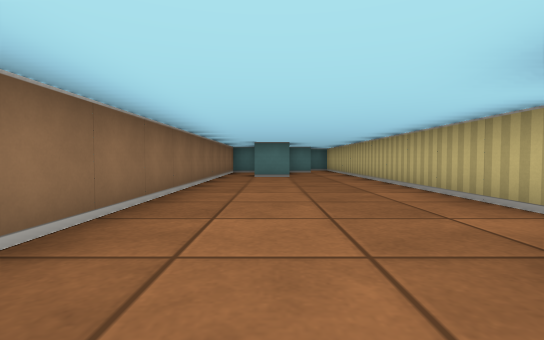
[1] (above)

24 first-person views from a walk through a cub3D ray-caster map. The camera is about half as high as the walls, tilts 2° down and sees 85° across. The floor is counted in squares. Each view is taken from the middle of a square. On the plan, view 1 faces up. The plan holds only what a view shows up to about 9 squares ahead; the rest is blank.

[2]
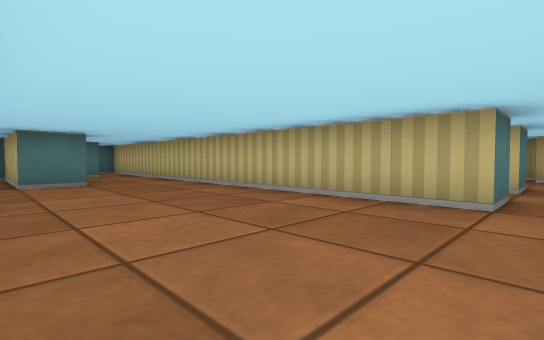

[3]
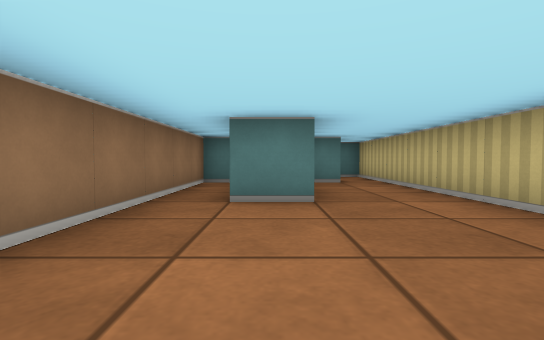

[4]
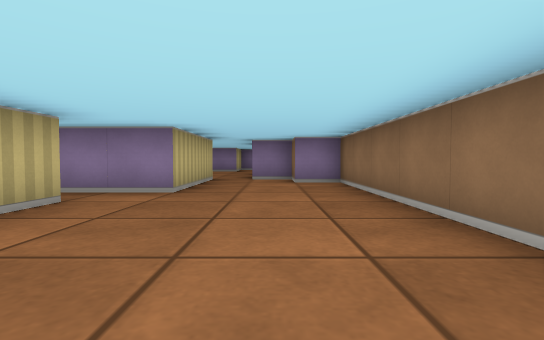

[5]
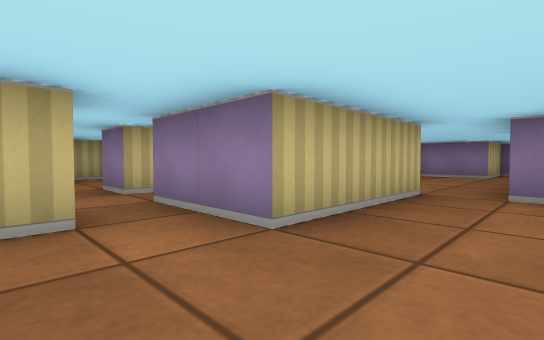

[6]
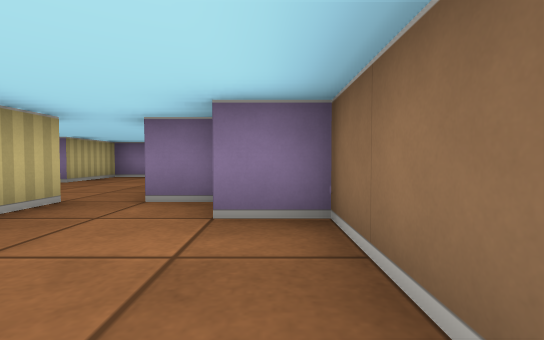

[7]
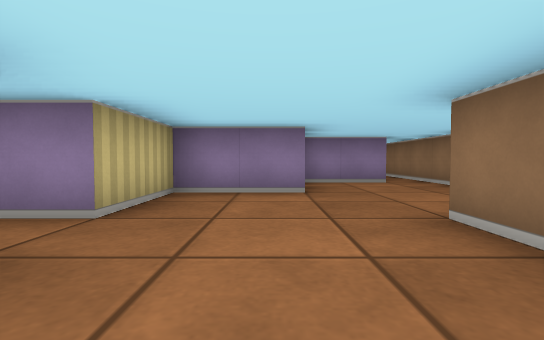

[8]
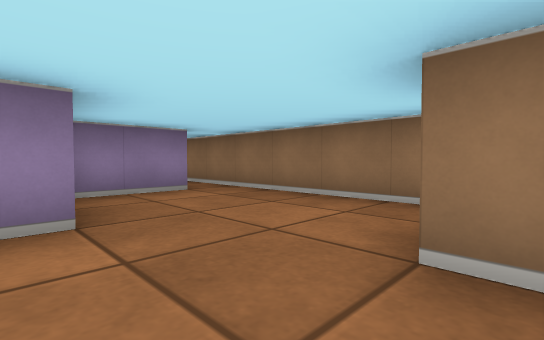

[9]
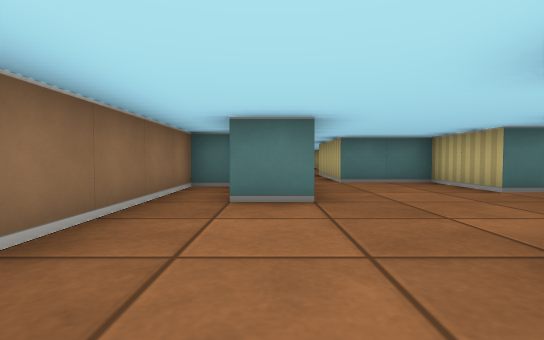

[10]
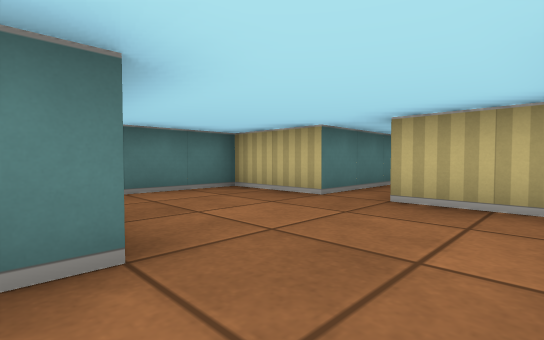

[11]
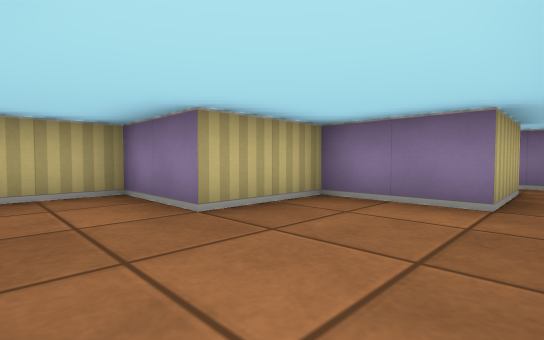

[12]
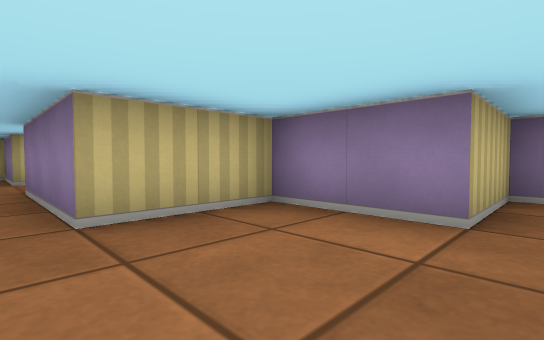

[13]
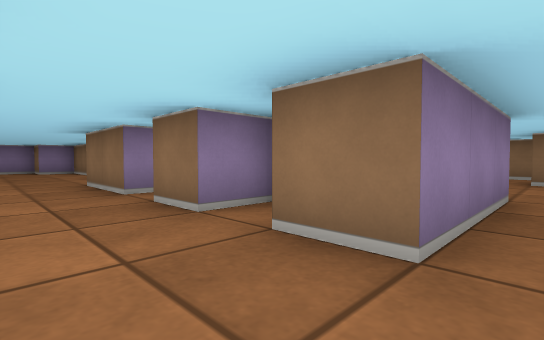

[14]
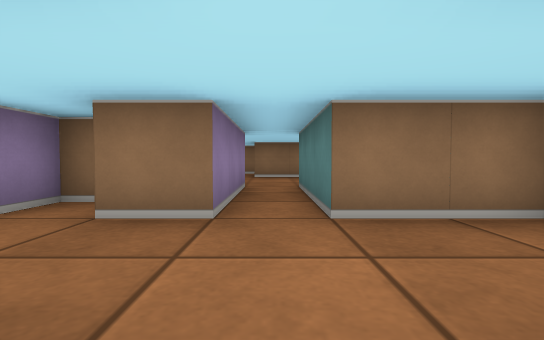

[15]
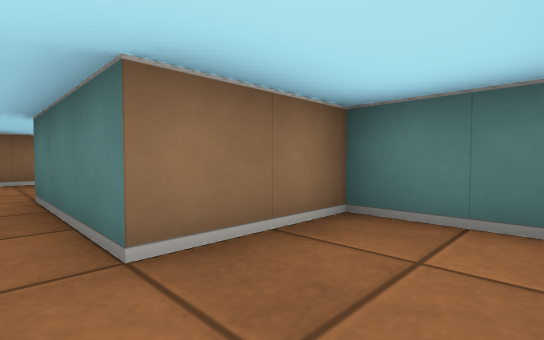

[16]
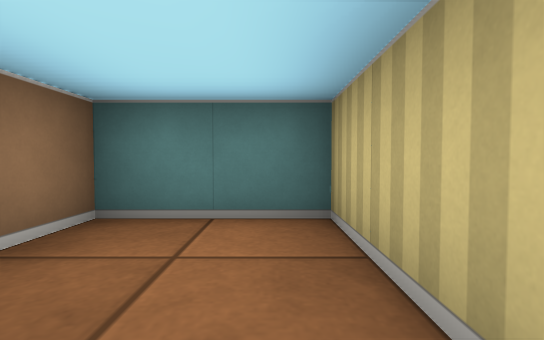

[17]
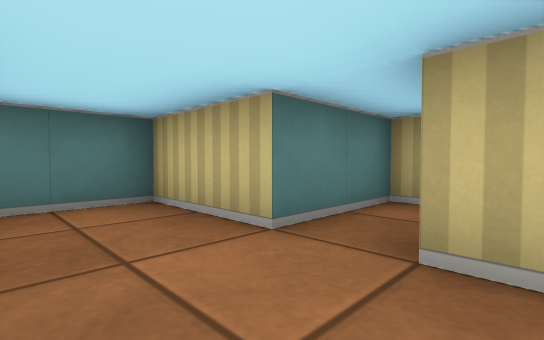

[18]
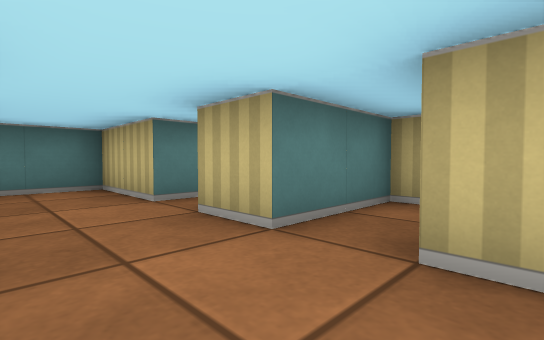

[19]
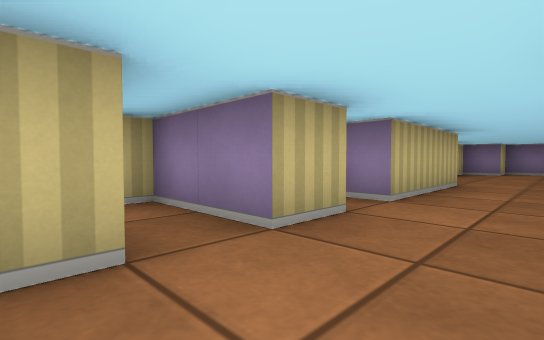

[20]
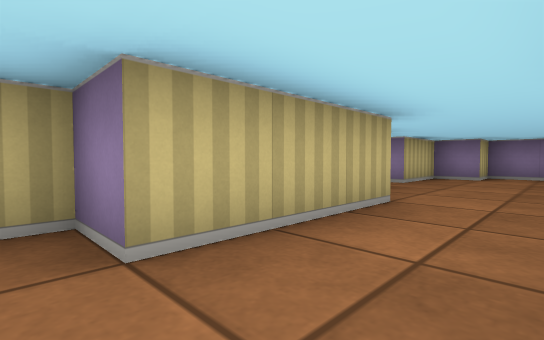

[21]
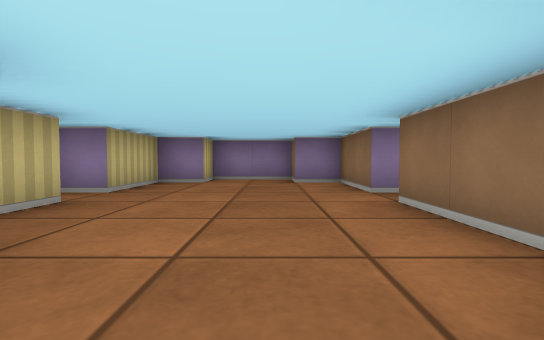

[22]
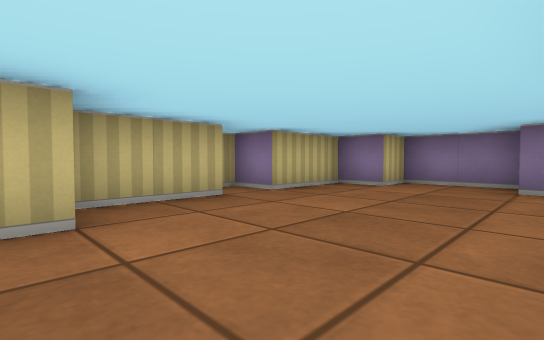

[23]
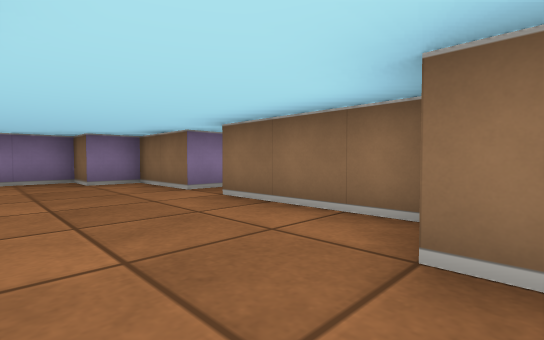

[24]
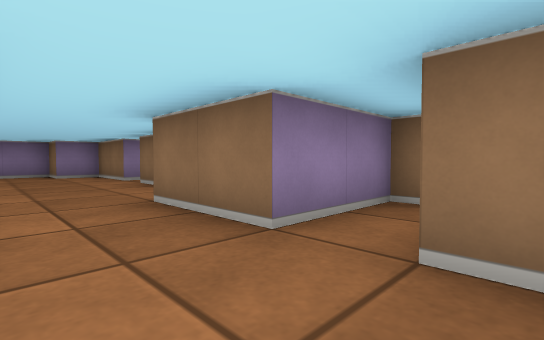

### Floor plan
Ten units are one square. View 1 is at (0, 0); x grows to the right and y downward. Boxes are objects, and circles mark ways between rooms. Rooms are numbered by the first view taken in them; rooms with no view inside come last. Other rooms are left out.
<svg viewBox="-20 -140 130 320">
<path fill="none" stroke="#000" d="M6 -85 -5 -85 -5 -115 -15 -115 -15 5 -5 5 -5 15 5 15M35 -25 25 -25 25 -135 19 -135M15 15 15 -15 35 -15M16 -115 9 -115M5 31 5 45 -5 45M-8 25 -15 25 -15 110M-5 105 -5 85 15 85 15 65 35 65 35 45 65 45M65 35 35 35 35 15 15 15M85 45 105 45 105 35 85 35 85 15 65 15 65 35M85 76 85 65 105 65 105 55 85 55 85 45M65 45 65 55M55 60 55 65 65 65 65 75M85 116 85 85 95 85 95 80M55 145 55 165 65 165 65 175 85 175 85 165 95 165 95 145 105 145M95 135 95 116M55 108 55 135M45 85 65 85 65 105"/>
<circle cx="10" cy="20" r="3" fill="#2a7"/>
<circle cx="60" cy="40" r="3" fill="#2a7"/>
<circle cx="75" cy="50" r="3" fill="#2a7"/>
<circle cx="75" cy="70" r="3" fill="#2a7"/>
<text x="10" y="-50">1</text>
<text x="10" y="50">2</text>
<text x="80" y="30">3</text>
<text x="80" y="60">4</text>
<text x="70" y="130">5</text>
</svg>
Room 1 opens to room 2. Room 2 opens to room 3. Room 3 opens to room 4. Room 4 opens to room 5.

Where each view was taken, in squares from view 1:
view 1: 0 up, 0 right, facing up
view 2: 2 up, 1 left, facing up-right
view 3: 5 up, 0 right, facing up
view 4: 6 up, 0 right, facing down
view 5: 3 up, 0 right, facing down-right
view 6: 2 up, 1 left, facing down
view 7: 2 down, 2 right, facing down
view 8: 4 down, 2 right, facing down-left
view 9: 8 down, 0 right, facing up
view 10: 6 down, 0 right, facing up-right
view 11: 5 down, 1 left, facing down-right
view 12: 4 down, 1 right, facing down-right
view 13: 4 down, 8 right, facing down-left
view 14: 4 down, 9 right, facing left
view 15: 4 down, 8 right, facing up-left
view 16: 4 down, 8 right, facing up
view 17: 5 down, 7 right, facing up-right
view 18: 7 down, 7 right, facing up-right
view 19: 5 down, 7 right, facing down-right
view 20: 8 down, 7 right, facing down-right
view 21: 10 down, 7 right, facing down
view 22: 11 down, 6 right, facing down-right
view 23: 10 down, 8 right, facing down-left
view 24: 7 down, 8 right, facing down-left
